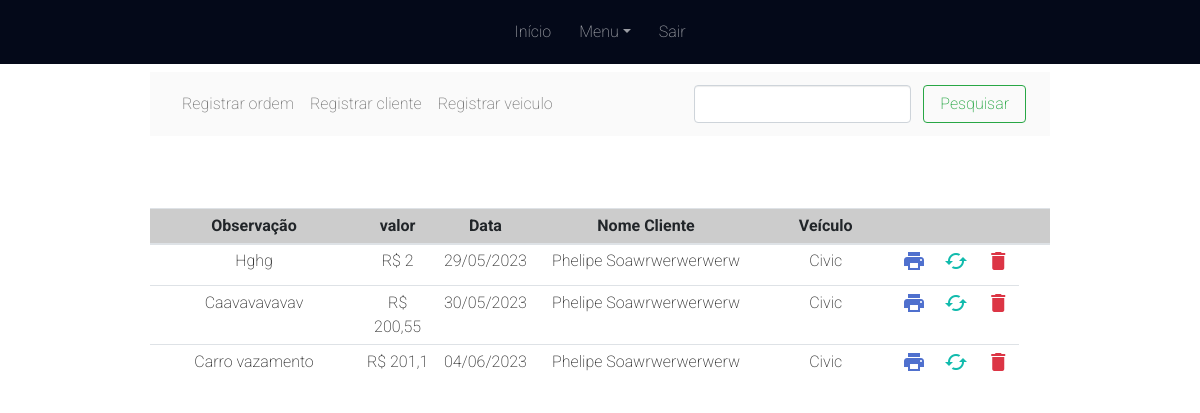
The page /adm/indexservico.php (signed in) on the database its author committed.
### tables this page shows
CREATE TABLE IF NOT EXISTS `servico` (
  `Id_Servico` int NOT NULL AUTO_INCREMENT,
  `Observacao_servico` varchar(255) DEFAULT NULL,
  `Data_servico` date NOT NULL,
  `Valor_servico` float NOT NULL,
  `Id_Cliente` int NOT NULL,
  `Id_Veiculo` int NOT NULL,
  PRIMARY KEY (`Id_Servico`),
  KEY `servico_ibfk_1` (`Id_Cliente`),
  KEY `servico_ibfk_2` (`Id_Veiculo`)
);

CREATE TABLE IF NOT EXISTS `cliente` (
  `Id_Cliente` int NOT NULL AUTO_INCREMENT,
  `Nome_cliente` varchar(100) NOT NULL,
  `Telefone_cliente` varchar(100) NOT NULL,
  `Email_cliente` varchar(100) NOT NULL,
  `Cep_cliente` varchar(8) NOT NULL,
  `Rua_cliente` varchar(100) NOT NULL,
  `Numero_cliente` varchar(100) NOT NULL,
  `Bairro_cliente` varchar(100) NOT NULL,
  `Cidade_cliente` varchar(100) NOT NULL,
  `Estado_cliente` varchar(2) NOT NULL,
  PRIMARY KEY (`Id_Cliente`)
);

CREATE TABLE IF NOT EXISTS `veiculo` (
  `Id_Veiculo` int NOT NULL AUTO_INCREMENT,
  `Marca_veiculo` varchar(100) NOT NULL,
  `Modelo_veiculo` varchar(100) NOT NULL,
  `Cor_veiculo` varchar(100) NOT NULL,
  `Ano_veiculo` varchar(11) NOT NULL,
  `Placa_veiculo` varchar(8) NOT NULL,
  `Id_cliente` int NOT NULL,
  PRIMARY KEY (`Id_Veiculo`),
  KEY `Id_cliente` (`Id_cliente`)
);

### adm/tabelaservicos.php (the view, shortened to what this page needs)
<?php
   if($escolha=='todos')
          {
            $comandoSQL="SELECT *, servico.Id_Servico, cliente.Nome_cliente, veiculo.Modelo_veiculo FROM servico
            INNER JOIN veiculo ON servico.Id_Veiculo = veiculo.Id_Veiculo
            INNER JOIN cliente ON veiculo.Id_Cliente = cliente.Id_Cliente";
          }
    $cadastro = mysqli_query($con, $comandoSQL);
    $numCadastro = mysqli_num_rows($cadastro);
    if ($numCadastro > 0) { ?>
<div class="section">
   <div class="container">
      <div class="row">
         <div class="col-md-12">
            <div class="table-wrapper-scroll-y my-custom-scrollbar">
               <div class="table-responsive">
                  <table class="table table-sm table-hover">
                     <thead class="bg-info">
                        <tr>
                           <th width="300">Observação</th>
                            <th width="100">valor</th>
                           <th width="100">Data</th>
                           <th width="300">Nome Cliente</th>
                           <th width="200">Veículo</th>
                            <th width="50"></th>
                           <th width="50"></th>
                           <th width="50"></th>
                           <th width="50"></th>
                        </tr>
                     </thead>
                     <tbody>
                        <?php for ($x = 0; $x < $numCadastro; $x++) {
                           $dados = mysqli_fetch_assoc($cadastro);
                           ?>
                        <tr>
                           <td><?php echo ucfirst("$dados[Observacao_servico]"); ?></td>
                           <td><?php echo ucfirst("R$ ".str_replace('.', ',',"$dados[Valor_servico]")); ?></td>
                           <td><?php echo date("d/m/Y", strtotime("$dados[Data_servico]")); ?></td>
                           <td><?php echo ucfirst("$dados[Nome_cliente]"); ?></td>
                           <td><?php echo ucfirst("$dados[Modelo_veiculo]"); ?></td>
                            <td> <a class="text-secondary" href="imprimirordemservico.php?Id_Servico=<?php echo "$dados[Id_Servico]";?>"><i class="material-icons">print</i></a></td>
                           <td><a class="text-sucess" href="servicoalterar.php?codservico=<?php echo "$dados[Id_Servico]";?>"><i class="material-icons">cached</i></a></td>
                           <td><a class="text-danger" href="excluirservico.php?codservico=<?php echo "$dados[Id_Servico]";?>"> <i class="material-icons">delete</i></a></td>
                        </tr>
                        <?php
                           }
                           ?>
                     </tbody>
                  </table>
               </div>
            </div>
         </div>
      </div>
   </div>
</div>
<?php } ?>

### adm/indexservico.php (shortened to what this page needs)
<!DOCTYPE html>
<html>
    <head>
        <link rel="stylesheet" href="../oficina.css" />
        <link rel="stylesheet" href="https://cdnjs.cloudflare.com/ajax/libs/font-awesome/4.7.0/css/font-awesome.min.css" type="text/css" />
    </head>
    <body class="text-center">
        <nav class="navbar navbar-expand-md fixed-top bg-dark navbar-dark">
            <div class="container">
                <div class="collapse navbar-collapse justify-content-center" id="navbar2SupportedContent">
                    <ul class="navbar-nav">
                        <li class="nav-item">
                            <a class="nav-link" href="index.php">Início</a>
                        </li>
                        <li class="nav-item dropdown mx-2">
                            <a class="nav-link dropdown-toggle" href="#" id="navbarDropdownMenuLink" data-toggle="dropdown" aria-haspopup="true" aria-expanded="false">Menu</a>
                        </li>
                        <li class="nav-item">
                            <a class="nav-link" href="sair.php">Sair</a>
                        </li>
                    </ul>
                </div>
            </div>
        </nav>
        <div class="py-5">
            <div class="container">
                <div class="row">
                    <div class="col-lg-12">
                        <nav class="navbar navbar-expand-lg navbar-light bg-light">
                            <div class="collapse navbar-collapse" id="conteudoNavbarSuportado">
                                <ul class="navbar-nav mr-auto">
                                    <li class="nav-item">
                                        <a class="nav-link" data-toggle="modal" data-target="#modalcadastroservico" style="cursor: pointer;">Registrar ordem</a>
                                    </li>
                                    <li class="nav-item">
                                        <a class="nav-link" data-toggle="modal" data-target="#modalcadastrocliente" style="cursor: pointer;">Registrar cliente</a>
                                    </li>
                                    <li class="nav-item">
                                        <a class="nav-link" data-toggle="modal" data-target="#modalcadastroveiculo" style="cursor: pointer;">Registrar veiculo</a>
                                    </li>
                                </ul>
                                <form class="form-inline my-2 my-lg-0" action="indexservico.php" method="POST">
                                    <input class="form-control mr-sm-2" type="text" name="pesquisa" required="" />
                                    <button class="btn btn-outline-success my-2 my-sm-0" type="submit">Pesquisar</button>
                                </form>
                            </div>
                        </nav>
                    </div>
                </div>
            </div>
        </div>
        <?php
         $escolha = (isset($_GET['id']) ? $_GET['id'] : 'todos');
          require("../conexao/conexao.php");
          require("tabelaservicos.php");
          ?>
    </body>
</html>

### rows shown on the page
servico: Observacao_servico "Hghg", Valor_servico "R$ 2", Data_servico "29/05/2023", Id_Cliente.Nome_cliente "Phelipe Soawrwerwerwerw", Id_Veiculo.Modelo_veiculo "Civic"
servico: Observacao_servico "Caavavavavav", Valor_servico "R$ 200,55", Data_servico "30/05/2023", Id_Cliente.Nome_cliente "Phelipe Soawrwerwerwerw", Id_Veiculo.Modelo_veiculo "Civic"
servico: Observacao_servico "Carro vazamento", Valor_servico "R$ 201,1", Data_servico "04/06/2023", Id_Cliente.Nome_cliente "Phelipe Soawrwerwerwerw", Id_Veiculo.Modelo_veiculo "Civic"
